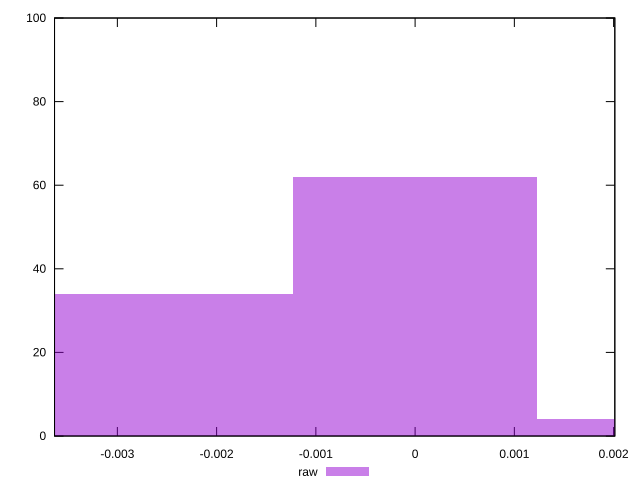

Write the gnuplot code that produced this figure.
reset

$raw <<EOF
0 62
-0.0024574229692989457 34
0.0024574229692989457 4
EOF

set key outside below
set boxwidth 0.0024574229692989457
set xrange [-0.00363309595275119:0.00201232202841019]
set yrange [0:100]
set trange [0:100]
set style fill transparent solid 0.5 noborder
set terminal svg size 640, 490 enhanced background rgb 'white'
set output "reports/report_00033_2021-03-01T14-23-16.841Z/meta/pScore-difference/samples/astro-inner/raw/histogram.svg"

plot $raw title "raw" with boxes

reset
